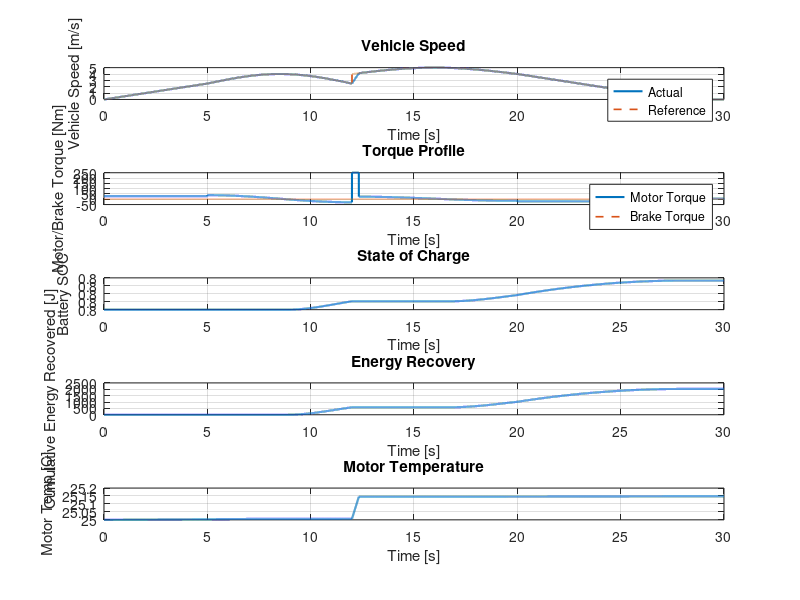
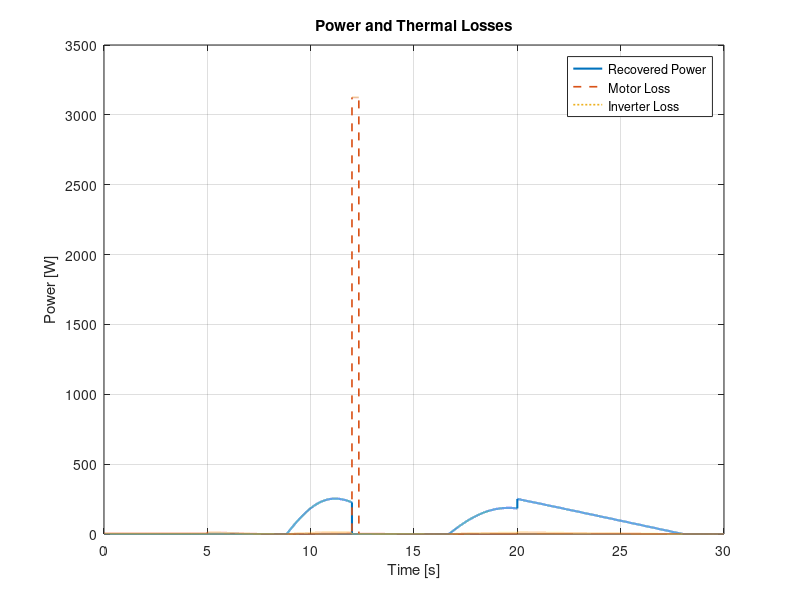

Source code (MATLAB) for these figures, in order:
%%  Regenerative Braking Simulation — Enhanced Realistic Model


clear; close all; clc;

%%  Vehicle Parameters
m       = 1500;      
r_wheel = 0.3;         % Wheel radius 
g       = 9.81;        
Cd      = 0.32;        %  Aerodynamic drag coefficient
A       = 2.2;         
rho_air = 1.225;       % Air  density 
Cr      = 0.01;        %   Rolling resistance coefficient
theta   = 0;           % Road slope ]
gear_ratio = 9;        % Gear reduction ratio

%% Motor Parameters 
p        = 4;          % Pole pairs
Rs       = 0.03;       % Stator resistance 
Ld       = 0.0006;     % d-axis inductance 
Lq       = 0.0007;     % q-axis inductance 
lambda_m = 0.015;      % Permanent magnet flux 
Iq_max   = 180;        % Max q-axis current 
Id_max   = 50;         % Max  d-axis current 
Te_max   = 250;        % Max motor torque 
eta_motor = 0.95;      % Motor eff
m_motor   = 15;        % Motor mass for thermal mod
c_motor   = 500;       %  Specific heat cap
T_motor0  = 25;        % Initial motor temp 

%% Battery Parameters 
V_nom    = 300;       
C_batt   = 50;         % Cap Ah
SOC      = 0.8;        % Ini SOC
SOC_min  = 0.2;        
SOC_max  = 1.0;        
I_max    = 100;        
eta_batt = 0.9;        % Bat effi
eta_inv  = 0.95;       % Inverter eff
R_batt   = 0.05;       % Internal battery resistance 

%% Simulation Parameters 
fsim = 1000;         
dt   = 1/fsim;         
Tsim = 30;              
time = 0:dt:Tsim;
N    = length(time);

%%  Drive Cycle 
% WLTP-like realistic cycle (simplified approximation)
V_ref = zeros(1,N);
for k = 1:N
    t = time(k);
    if t < 5
        V_ref(k) = 0.5*t;          % Accelerate to 2.5 m/s
    elseif t < 12
        V_ref(k) = 2.5 + 1.5*sin(pi*(t-5)/7); % Moderate speed variations
    elseif t < 20
        V_ref(k) = 4 + 1*sin(pi*(t-12)/8);    % Cruise & small oscillations
    else
        V_ref(k) = max(0,4 - 0.5*(t-20));    % Deceleration
    end
end
V_max = max(V_ref);

%% -------------------- Preallocate Variables --------------------
v      = zeros(1,N);   
omega  = zeros(1,N);   
Te     = zeros(1,N);   
Tb     = zeros(1,N);   
P_rec  = zeros(1,N);   
SOC_t  = zeros(1,N);   
E_rec  = zeros(1,N);   
P_loss_motor = zeros(1,N); 
P_loss_inv   = zeros(1,N); 
T_motor      = T_motor0*ones(1,N); 

v(1)     = V_ref(1); 
SOC_t(1) = SOC;

%% -------------------- Simulation Loop --------------------
for k = 1:N-1
    %% Vehicle acceleration
    a_des = (V_ref(k+1) - v(k))/dt;
    
    %% Resistive forces
    F_roll = m*g*Cr*cos(theta);
    F_slope = m*g*sin(theta);
    F_drag = 0.5*rho_air*Cd*A*v(k)^2;
    
    %% Required wheel torque
    F_req = m*a_des + F_roll + F_drag + F_slope;
    Te_req = F_req * r_wheel / gear_ratio;
    
    %% ----------------- Braking Control -----------------
    if Te_req < 0
        % Regenerative braking
        Te_m = max(Te_req, -Te_max);
        Tb_m = max(0, abs(Te_req) - abs(Te_m)); % Mechanical supplement
    else
        Te_m = min(Te_req, Te_max);
        Tb_m = 0;
    end
    
    %% ----------------- Motor Dynamics -----------------
    omega(k+1) = v(k)/r_wheel * gear_ratio; 
    Te(k) = Te_m;
    Tb(k) = Tb_m;
    
    % Electrical currents (simplified dq model)
    Iq = Te_m / (1.5 * p * lambda_m); 
    Iq = max(min(Iq, Iq_max), -Iq_max);
    
    %% ----------------- Battery Voltage & SOC -----------------
    V_batt = V_nom - Iq*R_batt; % SOC-dependent voltage
    if Te_m < 0
        Pelec = -Te_m*v(k)/(r_wheel*eta_inv); 
        Pelec = Pelec*eta_batt;
        Pelec = min(Pelec, I_max*V_batt); % Charge current limit
        P_rec(k) = Pelec;
        
        SOC_t(k+1) = SOC_t(k) + Pelec*dt/(C_batt*3600*V_batt);
        SOC_t(k+1) = min(max(SOC_t(k+1), SOC_min), SOC_max);
        E_rec(k+1) = E_rec(k) + Pelec*dt;
    else
        Pelec = 0;
        SOC_t(k+1) = SOC_t(k);
        P_rec(k) = 0;
        E_rec(k+1) = E_rec(k);
    end
    
    %% ----------------- Thermal Losses -----------------
    P_loss_motor(k) = (Te_m^2)/Te_max * (1-eta_motor)*abs(Te_m); 
    P_loss_inv(k)   = Pelec*(1-eta_inv); 
    
    % Motor temperature update
    T_motor(k+1) = T_motor(k) + P_loss_motor(k)*dt/(m_motor*c_motor);
    
    %% ----------------- Vehicle Speed Update -----------------
    a_net = (Te_m + Tb_m)*gear_ratio/(m*r_wheel) - (F_roll + F_drag + F_slope)/m;
    v(k+1) = v(k) + a_net*dt;
end

%% -------------------- Plots --------------------
figure('Name','Regenerative Braking Simulation','Position',[100 100 1200 800]);

subplot(5,1,1);
plot(time,v,'LineWidth',1.5); hold on;
plot(time,V_ref,'--','LineWidth',1.2);
ylabel('Vehicle Speed [m/s]'); xlabel('Time [s]');
legend('Actual','Reference'); grid on; title('Vehicle Speed');

subplot(5,1,2);
plot(time,Te,'LineWidth',1.5); hold on;
plot(time,Tb,'--','LineWidth',1.2);
ylabel('Motor/Brake Torque [Nm]'); xlabel('Time [s]');
legend('Motor Torque','Brake Torque'); grid on; title('Torque Profile');

subplot(5,1,3);
plot(time,SOC_t,'LineWidth',1.5);
ylabel('Battery SOC'); xlabel('Time [s]'); grid on; title('State of Charge');

subplot(5,1,4);
plot(time,E_rec,'LineWidth',1.5);
ylabel('Cumulative Energy Recovered [J]'); xlabel('Time [s]');
grid on; title('Energy Recovery');

subplot(5,1,5);
plot(time,T_motor,'LineWidth',1.5); grid on;
ylabel('Motor Temp [C]'); xlabel('Time [s]'); title('Motor Temperature');

figure('Name','Power & Losses','Position',[100 100 1000 400]);
plot(time,P_rec,'LineWidth',1.5); hold on;
plot(time,P_loss_motor,'--','LineWidth',1.2);
plot(time,P_loss_inv,':','LineWidth',1.2);
ylabel('Power [W]'); xlabel('Time [s]');
legend('Recovered Power','Motor Loss','Inverter Loss'); grid on; title('Power and Thermal Losses');
